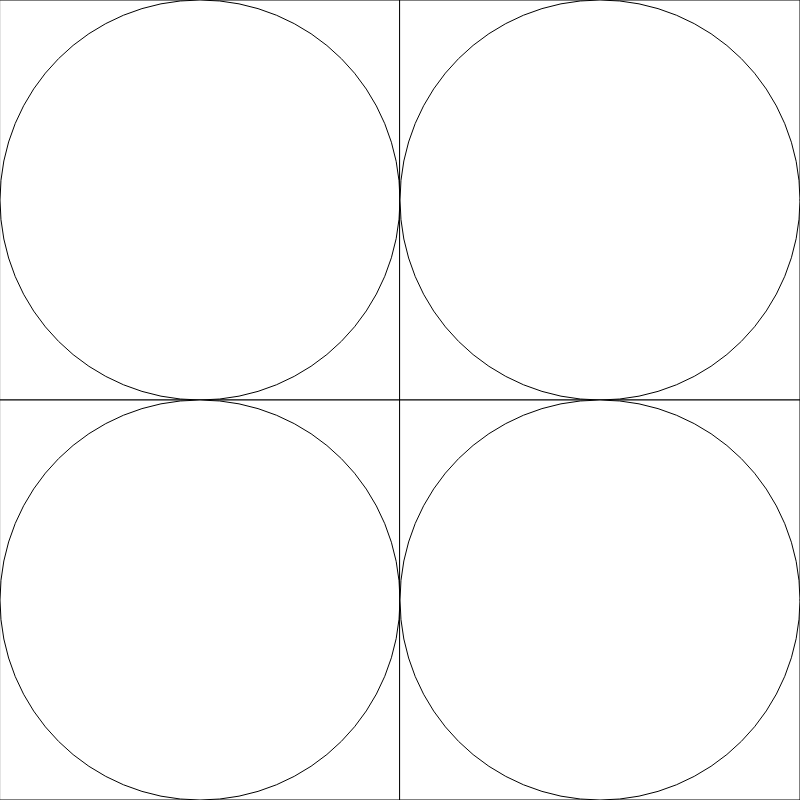
Frame 1 (no input)
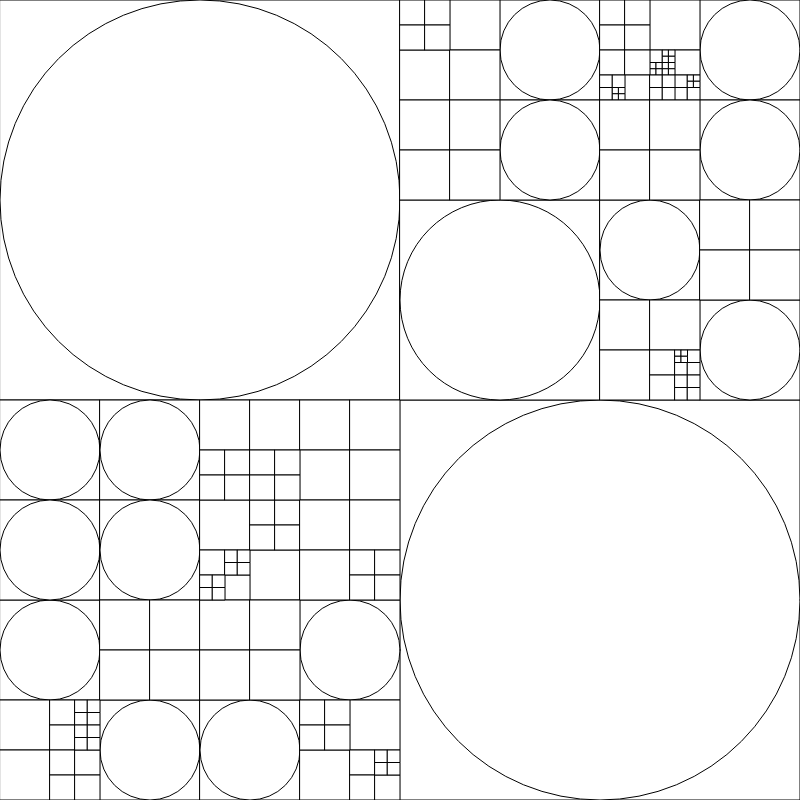
Frame 60 (no input)
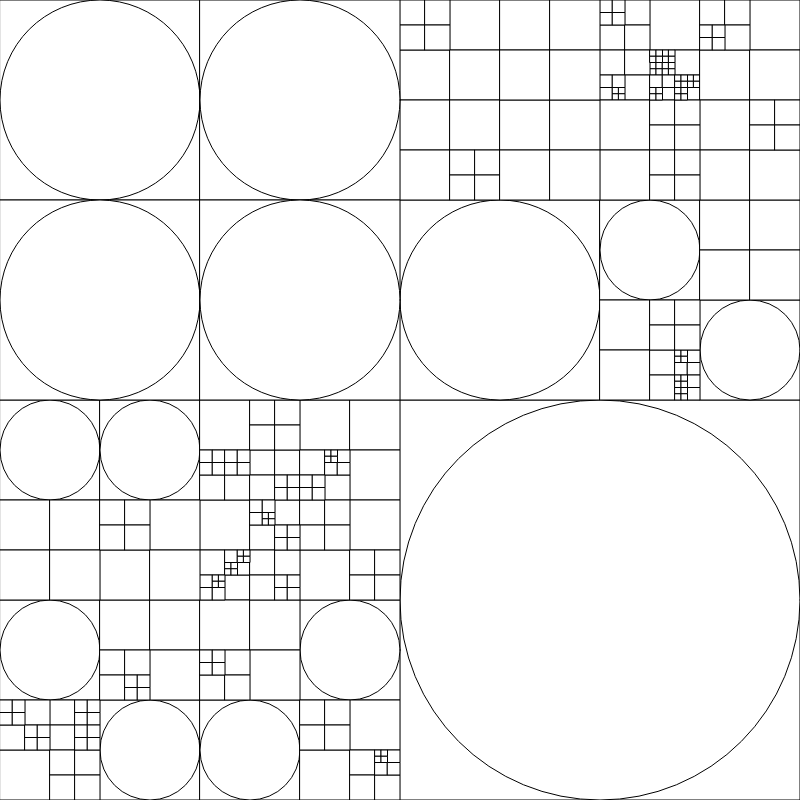
Frame 120 (the mouse pressed at the canvas centre since frame 60)

The p5.js sketch that drew these frames (run headless with seeded random() and noise() and a simulated clock; from frame 60 on, the mouse is pressed at the canvas centre):

// p5.js sketch
// ── sketch.js
//genuary 30, abstract map

//ladscape holds sections
let landscape = [];
let l, m, s;
function setup() {
  createCanvas(800, 800);
  // createCanvas(windowWidth, windowHeight);

  //calculate breakpoints for the sections

  //large sections 1/8 of width or greater
  //middle sections 1/16
  //smaller sections 1/32 or smaller
  l = width/8;
  m = width/16;
  s = width/32;
  xs = 10;

  let numAcross = 2;
  let startSize = width/numAcross; //for testing
  //generate the starting sections
  for(let i = 0; i < numAcross; i++){
    for(let j = 0; j < numAcross; j++){ //sq canvas, change for rect
      landscape.push(new Section(i * startSize, j * startSize, startSize));
    }
  }

}

function draw() {
  background(255);

  //display all sections

  for(let s of landscape){
    s.draw();
  }
  //roll the dice,
  //hit? choose a random section to split up
  //delete that section, replace with smaller section fill the space
  //but only do this if the section is greater than a certain size, say 10px wide
  let randomSection = floor(random(0, landscape.length));
  if(develop(landscape[randomSection])){
    landscape.splice(randomSection, 1); 
  }
}

function windowResized() {
  // resizeCanvas(windowWidth, windowHeight);
}

function develop(section){
  //section has x, y, size, and type
  if(section.size > xs){
    let numAcross = 2;
    let startSize = section.size/numAcross; //for testing

    for(let i = 0; i < numAcross; i++){
      for(let j = 0; j < numAcross; j++){ //sq canvas, change for rect
        landscape.push(new Section(section.x + i * startSize, section.y + j * startSize, startSize));
      }
    }
    return true;
  }
  
  else {
    return false;
  }
}

class Section {
  constructor(x, y, s, t){
    this.x = x;
    this.y = y;
    this.size = s;
    this.type = t;
  }


  draw(){
    rect(this.x, this.y, this.size);

    if(this.size > m){
      ellipse(this.x + this.size/2, this.y + this.size/2, this.size);
    }
    //larger sections get drawn as a crop circle or half circle
    //
  }
}
